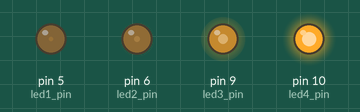
This sketch was run on a simulated Arduino Uno, built with avr-gcc and run on an emulated ATmega328P. On the bench: output pins drawn as LEDs (lit = HIGH).

Above: at 0.1 s.
Timing chart, 0 to 1.6 s (numbered marks = the images above):
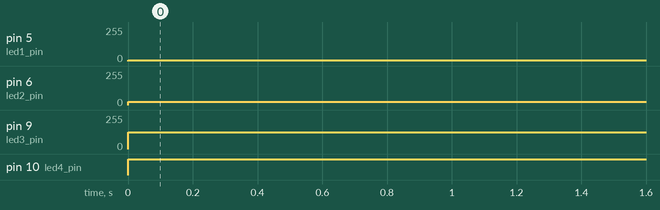

The sketch:

pwm_with_leds.ino
```cpp
int led1_pin = 5;
int led2_pin = 6;
int led3_pin = 9;
int led4_pin = 10;

void setup() {
  pinMode(led1_pin, OUTPUT);
  pinMode(led2_pin, OUTPUT);
  pinMode(led3_pin, OUTPUT);
  pinMode(led4_pin, OUTPUT);
}

void loop() {
  analogWrite(led1_pin, map(2, 0, 100, 0, 255));
  analogWrite(led2_pin, map(10, 0, 100, 0, 255));
  analogWrite(led3_pin, map(50, 0, 100, 0, 255));
  analogWrite(led4_pin, map(100, 0, 100, 0, 255));
}
```

Measured:
- by itself, pin 5 (led1_pin): 0/255 → 5/255 at 0.00 s
- by itself, pin 6 (led2_pin): 0/255 → 25/255 at 0.00 s
- by itself, pin 9 (led3_pin): 0/255 → 127/255 at 0.00 s
- by itself, pin 10 (led4_pin): LOW → HIGH at 0.00 s
